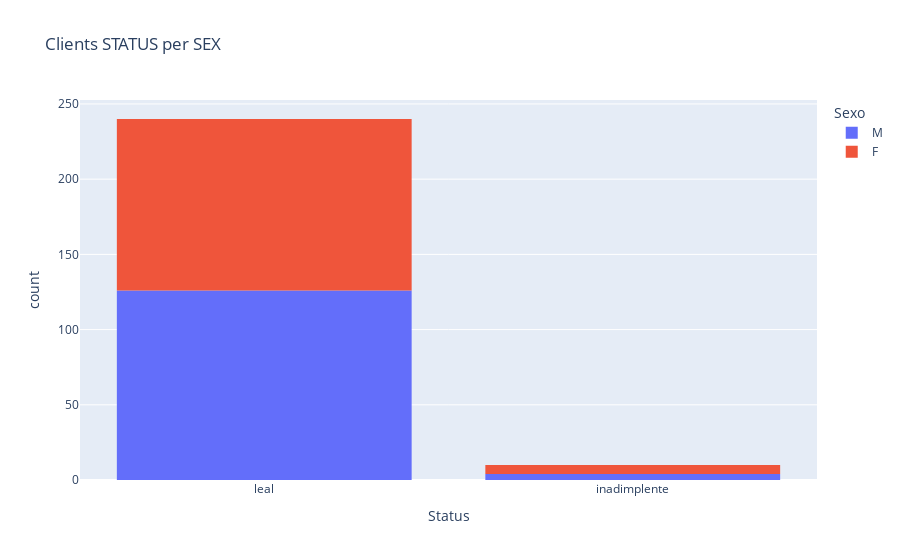

Source (notebook cell):
### Markdown cell above
### **Plotting with Plotly for better visualization**

### Code cell
fig = px.histogram(df_NND, x = 'Status', color = 'Sexo',
                   title = 'Clients STATUS per SEX')

fig.show()

### Figure 1 — Plotly figure (JSON) as saved in the notebook; plotly's stock layout.template omitted (floating-point values rounded to 4 significant figures; data arrays with more than 128 entries replaced by an {"elided": "..."} marker saying what was removed)
{"data": [{"alignmentgroup": "True", "bingroup": "x", "hovertemplate": "Sexo=M<br>Status=%{x}<br>count=%{y}<extra></extra>", "legendgroup": "M", "marker": {"color": "#636efa", "pattern": {"shape": ""}}, "name": "M", "offsetgroup": "M", "orientation": "v", "showlegend": true, "type": "histogram", "x": {"elided": "130 str values"}, "xaxis": "x", "yaxis": "y"}, {"alignmentgroup": "True", "bingroup": "x", "hovertemplate": "Sexo=F<br>Status=%{x}<br>count=%{y}<extra></extra>", "legendgroup": "F", "marker": {"color": "#EF553B", "pattern": {"shape": ""}}, "name": "F", "offsetgroup": "F", "orientation": "v", "showlegend": true, "type": "histogram", "x": ["leal", "leal", "leal", "leal", "inadimplente", "leal", "leal", "leal", "leal", "leal", "leal", "leal", "leal", "leal", "leal", "leal", "leal", "leal", "leal", "leal", "leal", "leal", "leal", "leal", "leal", "leal", "leal", "leal", "leal", "leal", "leal", "leal", "leal", "leal", "leal", "leal", "leal", "leal", "leal", "leal", "leal", "leal", "leal", "leal", "leal", "leal", "inadimplente", "leal", "leal", "leal", "leal", "leal", "leal", "leal", "leal", "leal", "leal", "leal", "leal", "leal", "leal", "leal", "leal", "inadimplente", "leal", "leal", "leal", "leal", "leal", "leal", "leal", "leal", "inadimplente", "leal", "leal", "leal", "leal", "leal", "leal", "leal", "leal", "leal", "leal", "leal", "leal", "leal", "leal", "leal", "leal", "leal", "leal", "leal", "leal", "inadimplente", "leal", "leal", "leal", "leal", "leal", "leal", "leal", "leal", "leal", "leal", "leal", "leal", "leal", "leal", "leal", "leal", "leal", "leal", "leal", "inadimplente", "leal", "leal", "leal", "leal", "leal", "leal"], "xaxis": "x", "yaxis": "y"}], "layout": {"barmode": "relative", "legend": {"title": {"text": "Sexo"}, "tracegroupgap": 0}, "title": {"text": "Clients STATUS per SEX"}, "xaxis": {"anchor": "y", "domain": [0, 1], "title": {"text": "Status"}}, "yaxis": {"anchor": "x", "domain": [0, 1], "title": {"text": "count"}}}}
